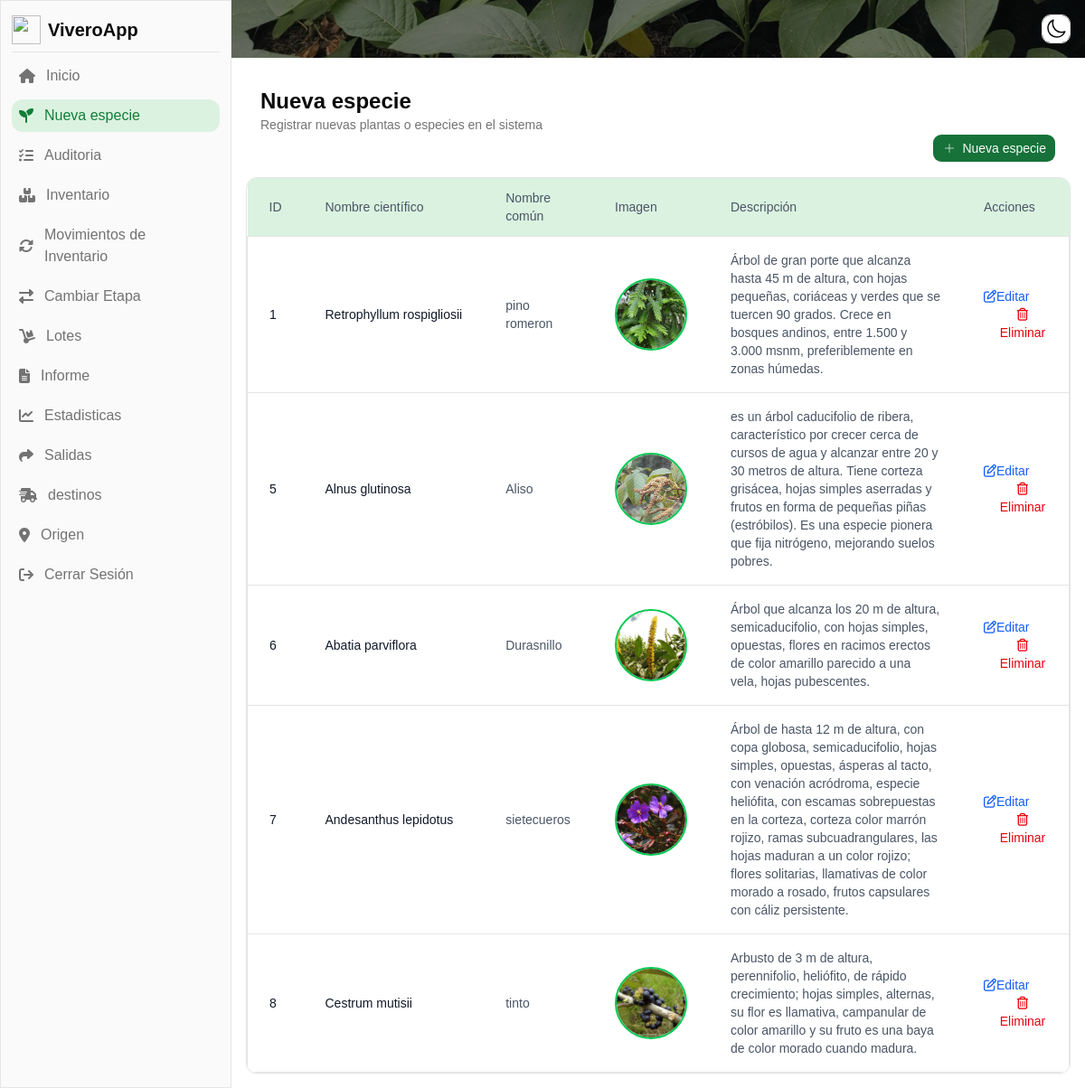
Screenshot of /home.php?page_id=4 (signed in) with the database file from the repository.
### tables this page shows
CREATE TABLE `pages` (
  `id` int(11) NOT NULL,
  `name` varchar(255) NOT NULL,
  `route` varchar(255) NOT NULL,
  `ord` int(11) NOT NULL DEFAULT 0,
  `icon` varchar(255) NOT NULL,
  `description` varchar(255) NOT NULL,
  `is_home` tinyint(1) NOT NULL DEFAULT 0
);

CREATE TABLE `plantas` (
  `id` int(11) NOT NULL,
  `nombre_cientifico` varchar(100) NOT NULL,
  `nombre_comun` varchar(100) NOT NULL,
  `imagen` varchar(255) DEFAULT NULL,
  `descripcion` varchar(600) DEFAULT NULL,
  `fecha_registro` timestamp NOT NULL DEFAULT current_timestamp() ON UPDATE current_timestamp()
);

### models/PageModel.php (called while the page is built, shortened)
<?php
class PageModel
{
    private $conn = null;
    public function __construct()
    {
        $db = new Database();
        $this->conn = $db->connect();
    }
    public function validatePages($role_id)
    {
        $stmt = $this->conn->prepare("SELECT p.id AS id, p.name AS name, p.ord AS ord, p.icon as icon, p.is_home AS is_home, p.route AS route, p.description AS description FROM `roles` AS r INNER JOIN role_pages AS rp ON r.id = rp.role_id INNER JOIN pages AS p ON rp.page_id = p.id WHERE r.id = :role_id ORDER BY p.ord ASC");
        $stmt->bindParam(":role_id", $role_id);
        $stmt->execute();
        $data = $stmt->fetchAll(PDO::FETCH_ASSOC);
        if (count($data) > 0) {
            return $data;
        }
        return null;
    }
}

### config/database.php (called while the page is built, shortened)
<?php
class Database
{
    private $host = "localhost";
    private $user = "root";
    private $password = "";
    private $database = "vivero_app";
    public function connect()
    {
        try {
            $this->conn = new PDO("mysql:host=$this->host;dbname=$this->database", $this->user, $this->password);
            $this->conn->setAttribute(PDO::ATTR_ERRMODE, PDO::ERRMODE_EXCEPTION);
            return $this->conn;
        } catch (PDOException $e) {
            echo "Conexion fallida: " . $e->getMessage();
            return null;
        }
    }
}

### config/auth.php (called while the page is built, shortened)
<?php
include __DIR__ . "/../models/PageModel.php";
$page = new PageModel();
$page_accessed_id = $_GET['page_id'] ?? null;
$pagesRoleUser = $page->validatePages($_SESSION['usuario']['id_rol']);
$pageFound = array_filter($pagesRoleUser, fn($pg) => "$pg[id]" === "$page_accessed_id");
$pageAccessed = reset($pageFound) ?: null;

### controllers/PlantaController.php (called while the page is built, shortened)
<?php
include __DIR__ . "/../models/PlantaModel.php";
$planta = new PlantaModel();
$onePlanta = null;
$busqueda = $_GET['busqueda'] ?? null;
$page = isset($_GET['page']) ? (int) $_GET['page'] : 1;
$planta->setBusqueda($busqueda);
$limit = 20;
$offset = ($page - 1) * $limit;
$planta->setLimit($limit);
$planta->setOffset($offset);
$allPlants = $planta->getAll();

### models/PlantaModel.php (called while the page is built, shortened)
<?php
class PlantaModel
{
    private $busqueda;
    private $limit;
    private $offset;
    private $conn = null;
    public function setBusqueda($busqueda)
    {
        $this->busqueda = $busqueda;
    }
    public function setLimit($limit)
    {
        $this->limit = $limit;
    }
    public function setOffset($offset)
    {
        $this->offset = $offset;
    }
    public function getBusqueda()
    {
        return $this->busqueda;
    }
    public function getLimit()
    {
        return $this->limit;
    }
    public function getOffset()
    {
        return $this->offset;
    }
    public function __construct()
    {
        $db = new Database();
        $this->conn = $db->connect();
    }
    public function getAll()
    {
        $busqueda = $this->getBusqueda();
        $limit = $this->getLimit();
        $offset = $this->getOffset();
        $stmt = $this->conn->prepare("SELECT * FROM plantas WHERE nombre_comun LIKE :busqueda OR descripcion LIKE :busqueda LIMIT :lim OFFSET :offs");
        $param = "%$busqueda%";
        $stmt->bindParam(":busqueda", $param);
        $stmt->bindParam(":lim", $limit, PDO::PARAM_INT);
        $stmt->bindParam(":offs", $offset, PDO::PARAM_INT);
        $stmt->execute();
        return $stmt->fetchAll(PDO::FETCH_ASSOC);
    }
}

### home.php (the view, shortened to what this page needs)
<?php
include "./config/database.php";
include "./config/auth.php";
?>
<!DOCTYPE html>
<html lang="es" class="">
<head>
    <link rel="stylesheet" href="https://cdnjs.cloudflare.com/ajax/libs/font-awesome/6.5.0/css/all.min.css">
    <link rel="stylesheet" href="./assets/output.css" />
    <link rel="stylesheet" href="https://cdn.jsdelivr.net/npm/not-a-toast@1.1.5/dist/style.css">
</head>
<body class="">
    <aside id="default-sidebar"
        class="fixed top-0 left-0 z-40 w-64 h-full transition-transform -translate-x-full sm:translate-x-0"
        aria-label="Sidebar">
        <div class="h-full px-3 py-4 overflow-y-auto bg-sidebar border-e border">
            <ul class="space-y-2 font-medium">
                <div class="flex items-center gap-2">
                    <img src="https://portaljaimeduque.net/img/LOGO_FPJD.png" alt="" class="size-8 shrink-0">
                    <h1 class="text-xl font-bold">ViveroApp</h1>
                </div>
                <div class="h-px w-full bg-border"></div>
                <?php
                foreach ($pagesRoleUser as $pg)
                {
                    ?>
                    <li>
                        <a href="/home.php?page_id=<?= $pg['id'] ?>"
                            class="<?= $pg['id'] == $page_accessed_id ? "bg-sidebar-accent text-sidebar-accent-foreground" : "" ?> flex text-muted-foreground items-center px-2 py-1.5 hover:bg-sidebar-accent rounded-base hover:text-sidebar-accent-foreground group">
                            <i class="<?= $pg['icon'] ?>"></i>
                            <span class="ms-3"><?= $pg['name'] ?></span>
                        </a>
                    </li>
                    <?php
                }
                ?>
                <li>
                    <a href="./config/logout.php"
                        class="flex text-muted-foreground items-center px-2 py-1.5 hover:bg-sidebar-accent hover:text-sidebar-accent-foreground rounded-base group">
                        <i class="fa-solid fa-arrow-right-from-bracket"></i>
                        <span class="flex-1 ms-3 whitespace-nowrap">Cerrar Sesión</span>
                    </a>
                </li>
            </ul>
        </div>
    </aside>
    <div class="sm:ml-64">
        <div class="w-full h-16 bg-cover bg-center bg-opacity-10 sticky top-0 z-50"
            style="background-image:url('/assets/img/planta.jpg')">
            <div class="flex-1 w-full h-full bg-black/50 flex items-center justify-end px-4">
                <button id="mode-button" class="btn btn-outline btn-size-icon">
                </button>
            </div>
        </div>
        <div class="p-4">
            <?php
            if ($pageAccessed)
            {
                require_once("./views/" . $pageAccessed['route']);
            }
            ?>
        </div>
    </div>
</body>
</html>

### views/plantas.php (shortened to what this page needs)
<?php
include __DIR__ . "/../controllers/PlantaController.php";
?>
<div>
    <div class="p-4" x-data="{ open: <?= $onePlanta ? "true" : "false" ?> }">
        <?php include("./views/layouts/header.php"); ?>
        <div class="flex justify-end">
            <button @click="open = !open" class="btn btn-default btn-size-default">
                <svg xmlns="http://www.w3.org/2000/svg" fill="none" viewBox="0 0 24 24" strokeWidth={1.5}
                    stroke="currentColor" className="size-6">
                    <path strokeLinecap="round" strokeLinejoin="round" d="M12 4.5v15m7.5-7.5h-15" />
                </svg>
                Nueva especie
            </button>
        </div>
    </div>
    <div class="relative overflow-x-auto shadow-xs rounded-base border">
        <table class="w-full text-sm text-left rtl:text-right text-body">
            <thead class="text-sm bg-accent border-b rounded-base border-default">
                <tr>
                    <th scope="col" class="px-6 py-3 font-medium">
                        ID
                    </th>
                    <th scope="col" class="px-6 py-3 font-medium">
                        Nombre científico
                    </th>
                    <th scope="col" class="px-6 py-3 font-medium">
                        Nombre común
                    </th>
                    <th scope="col" class="px-6 py-3 font-medium">
                        Imagen
                    </th>
                    <th scope="col" class="px-6 py-3 font-medium">
                        Descripción
                    </th>
                    <th scope="col" class="px-6 py-3 font-medium">
                        Acciones
                    </th>
                </tr>
            </thead>
            <tbody>
                <?php
                foreach ($allPlants as $pg)
                {
                    ?>
                    <tr class="rounded-xl bg-card border">
                        <th scope="row" class="px-6 py-4 font-medium text-heading whitespace-nowrap">
                            <?= $pg['id'] ?>
                        </th>
                        <th scope="row" class="px-6 py-4 font-medium text-heading whitespace-nowrap">
                            <?= $pg['nombre_cientifico'] ?>
                        </th>
                        <td class="px-6 py-4">
                            <?= $pg['nombre_comun'] ?>
                        </td>
                        <td class="px-6 py-4">
                            <?php
                            if ($pg['imagen']):
                                ?>
                                <div
                                    class="relative mx-auto my-2 overflow-hidden items-center justify-center rounded-full size-20 border-green-500 border-2">
                                    <img src="/assets/uploads/<?= $pg['imagen'] ?>" alt="<?= $pg['nombre_comun'] ?>"
                                        class="object-center object-cover w-full h-full">
                                </div>
                                <?php
                            else:
                                ?>
                                <span class="italic text-xs">Sin imagen</span>
                                <?php
                            endif;
                            ?>
                        </td>
                        <td class="px-6 py-4">
                            <?= $pg['descripcion'] ?>
                        </td>
                        <td class="px-6 py-4">
                            <a href="/home.php?page_id=<?= $pageAccessed['id'] ?>&id=<?= $pg['id'] ?>"
                                class="font-medium text-blue-600 hover:underline"><i
                                    class="fa-regular fa-pen-to-square"></i>Editar</a>
                            <button onclick="function eliminar() {
                                    if (confirm('¿Estás seguro de que deseas eliminar esta planta?')) {
                                        window.location.href = '/home.php?page_id=<?= $pageAccessed['id'] ?>&delete_id=<?= $pg['id'] ?>';
                                    }
                                }
                                eliminar()" class="font-medium text-red-600 hover:underline ms-4 cursor-pointer">
                                <i class="fa-regular fa-trash-can"></i>
                                Eliminar
                            </button>
                        </td>
                    </tr>
                    <?php
                }
                ?>
            </tbody>
        </table>
    </div>
</div>

### views/layouts/header.php
<div>
    <h1 class="text-2xl font-bold"><?= $pageAccessed['name'] ?></h1>
    <p class="text-sm text-muted-foreground"><?= $pageAccessed['description'] ?></p>
</div>

### rows the page displays
pages: name "Inicio"
pages: name "Nueva especie", description "Registrar nuevas plantas o especies en el sistema"
pages: name "Auditoria"
pages: name "Inventario"
pages: name "Movimientos de Inventario"
pages: name "Cambiar Etapa"
pages: name "Lotes"
pages: name "Informe"
pages: name "Estadisticas"
pages: name "Salidas"
pages: name "destinos"
pages: name "Origen"
plantas: id "1", nombre_cientifico "Retrophyllum rospigliosii", nombre_comun "pino romeron", imagen (picture), descripcion "Árbol de gran porte que alcanza hasta 45 m de altura, con hojas pequeñas, coriáceas y verdes que se tuercen 90 grados. Crece en bosques andinos, entre 1.500 y 3.000 msnm, preferiblemente en zonas húmedas."
plantas: id "5", nombre_cientifico "Alnus glutinosa", nombre_comun "Aliso", imagen (picture), descripcion "es un árbol caducifolio de ribera, característico por crecer cerca de cursos de agua y alcanzar entre 20 y 30 metros de altura. Tiene corteza grisácea, hojas simples aserradas y frutos en forma de pequeñas piñas (estróbilos). Es una especie pionera que fija nitrógeno, mejorando suelos pobres."
plantas: id "6", nombre_cientifico "Abatia parviflora", nombre_comun "Durasnillo", imagen (picture), descripcion "Árbol que alcanza los 20 m de altura, semicaducifolio, con hojas simples, opuestas, flores en racimos erectos de color amarillo parecido a una vela, hojas pubescentes."
plantas: id "7", nombre_cientifico "Andesanthus lepidotus", nombre_comun "sietecueros", imagen+nombre_comun (picture), descripcion "Árbol de hasta 12 m de altura, con copa globosa, semicaducifolio, hojas simples, opuestas, ásperas al tacto, con venación acródroma, especie heliófita, con escamas sobrepuestas en la corteza, corteza color marrón rojizo, ramas subcuadrangulares, las hojas maduran a un color rojizo; flores solitarias, llamativas de color morado a rosado, frutos capsulares con cáliz persistente."
plantas: id "8", nombre_cientifico "Cestrum mutisii", nombre_comun "tinto", imagen+nombre_comun (picture), descripcion "Arbusto de 3 m de altura, perennifolio, heliófito, de rápido crecimiento; hojas simples, alternas, su flor es llamativa, campanular de color amarillo y su fruto es una baya de color morado cuando madura."
